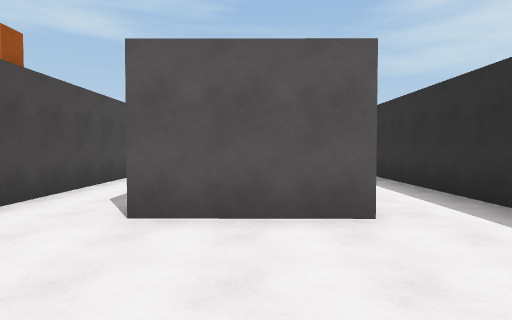
[1] (above)

20 first-person views from a walk through a scene from a Unity 3-D project. The camera is 1.5 m above the floor, tilts 2° down and sees 75° across. The floor is counted in squares, 2 m on a side. Each view is taken from the middle of a square. On the plan, view 1 faces up. The plan holds only what a view shows up to about 11 squares ahead; the rest is blank. The place goes on beyond the plan. The player is left out.

[2]
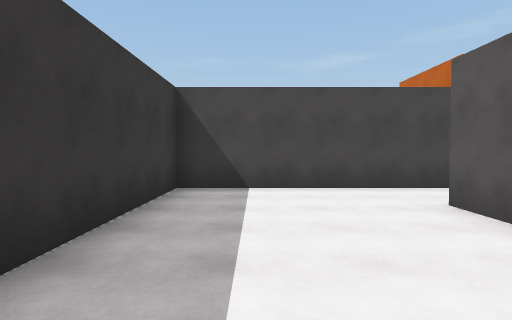

[3]
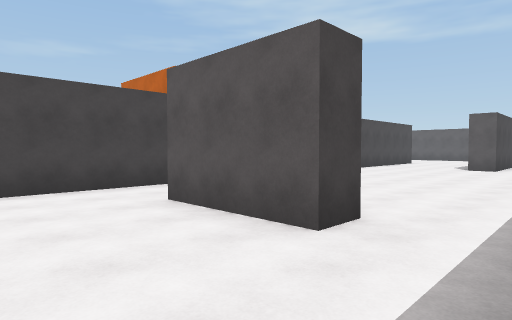

[4]
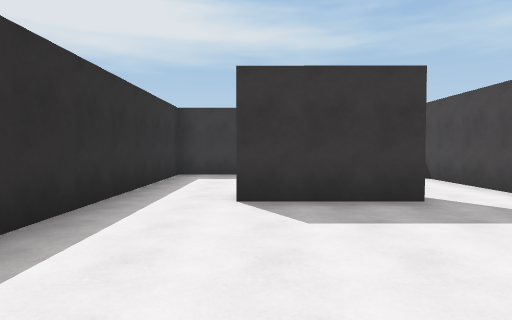

[5]
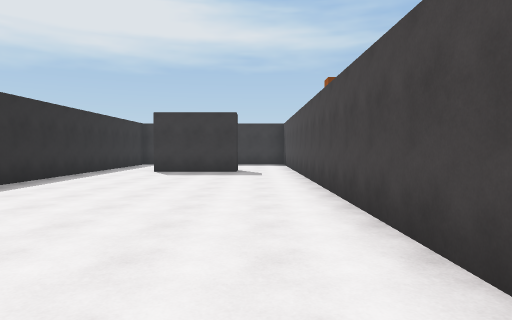

[6]
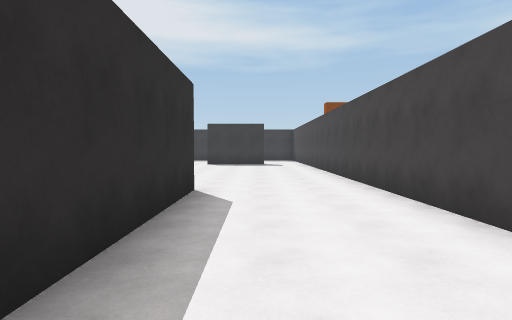

[7]
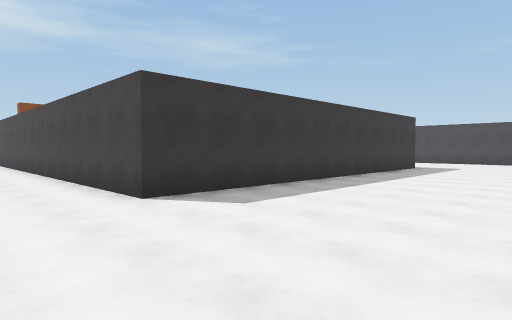

[8]
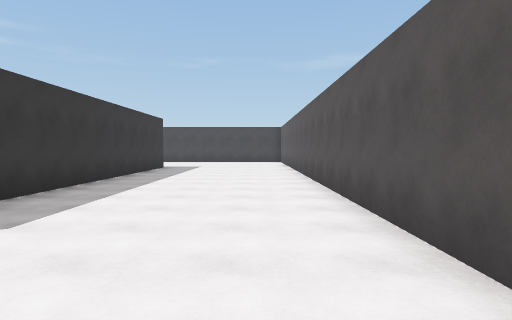

[9]
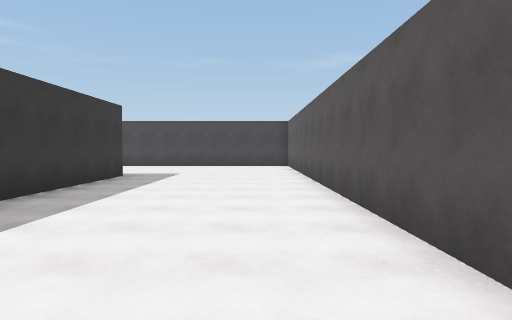

[10]
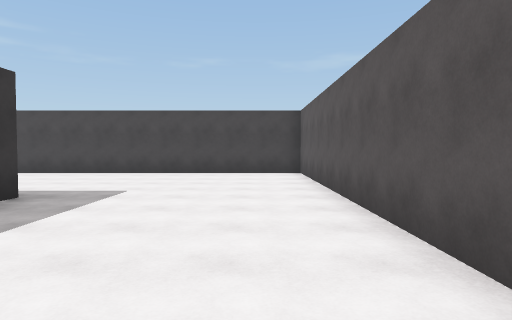

[11]
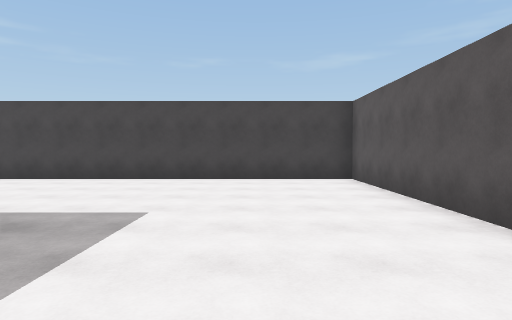

[12]
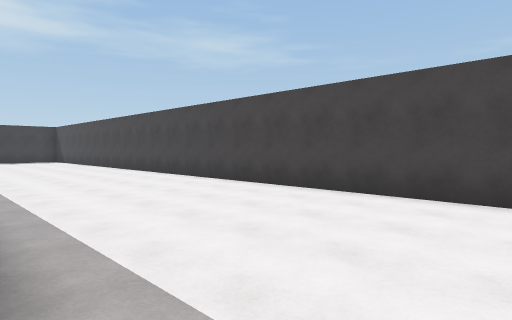

[13]
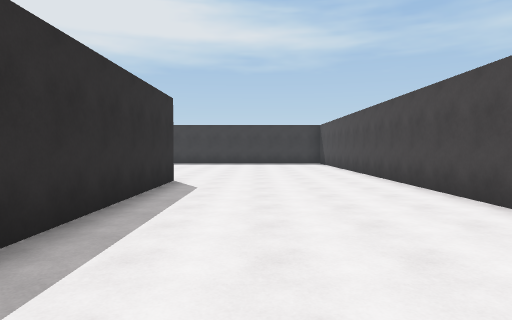

[14]
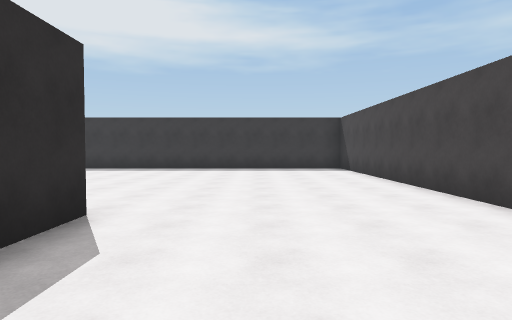

[15]
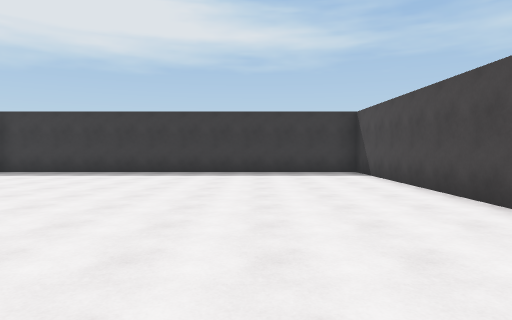

[16]
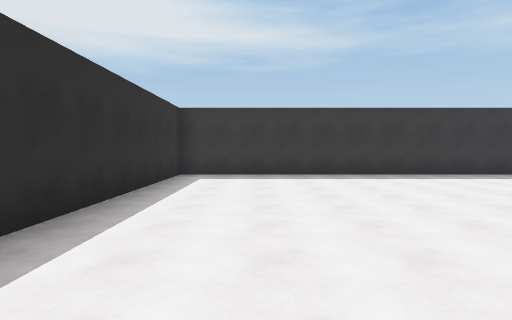

[17]
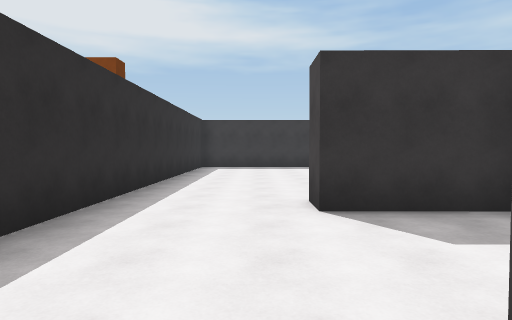

[18]
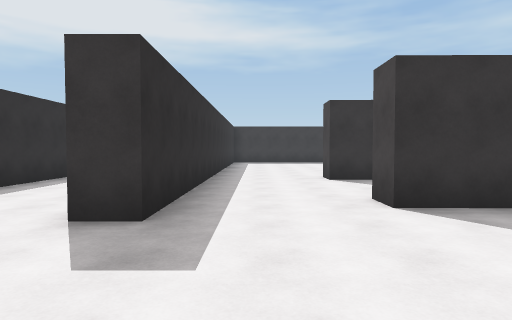

[19]
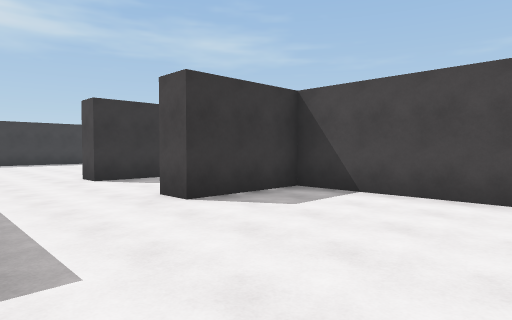

[20]
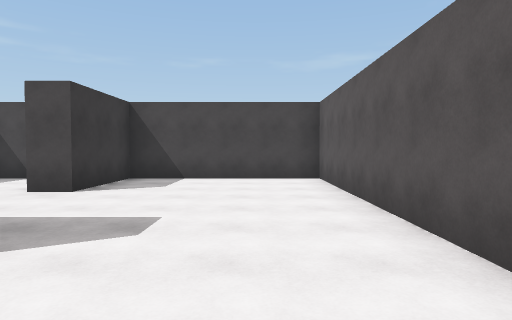

### Floor plan
Points are (right, up) in squares from view 1. A wall is a line through its corners. A room is listed if a view was taken in it or the views show most of it. See-through windows are left out.
Room 1 (views 1, 2, 3)
walls: (1.3, 3.5) (-1.4, 3.5); (-3.3, 3.5) (-3.3, -0.5) (3.2, -0.5) (3.2, 3.5)
ways out: opening at (-2.5, 4) to room 2; opening at (2.5, 4) to room 2
Room 2 (views 4, 5, 6, 7, 8, 9, 10, 11, 12, 13, 14, 15, 16, 17, 18, 19, 20)
walls: (-13.3, 10.4) (-13.3, 9.5); (-6.9, 17.6) (-13.3, 17.6) (-13.3, 12.8) (-10.7, 12.8) (-10.7, 12); (-13.1, 9.1) (-10.7, 9) (-10.7, 8.2); (-4.1, 8.2) (-4.1, 10.6); (-14.1, 8.2) (-14.1, 13.6); (-14.2, 18.4) (-3.3, 18.3) (-3.3, 3.5); (0.1, 13.9) (0.1, 18.6); (0.9, 14.5) (0.9, 14) (0.4, 14); (-1.4, 4.3) (1.3, 4.3) (1.3, 3.5); (-2.8, 23.4) (-19.2, 23.4) (-19.2, -0.5) (-7.8, -0.5) (-7.8, 13.6) (-7, 13.6); (3.2, 3.5) (3.2, 8.9)
ways out: opening at (-2.5, 4) to room 1; opening at (2.5, 4) to room 1

Positions as (right, up) in squares from view 1, and headings:
1: (0, 0), facing up
2: (3, 1), facing left
3: (3, 1), facing up-left
4: (1, 9), facing down
5: (-2, 15), facing down
6: (-1, 20), facing down
7: (-1, 23), facing down-left
8: (-1, 22), facing left
9: (-5, 22), facing left
10: (-9, 22), facing left
11: (-11, 21), facing left
12: (-14, 20), facing down-left
13: (-16, 16), facing down
14: (-16, 12), facing down
15: (-16, 10), facing down
16: (-10, 9), facing down
17: (-10, 13), facing down
18: (-9, 17), facing down
19: (-8, 17), facing down-left
20: (-5, 16), facing left
